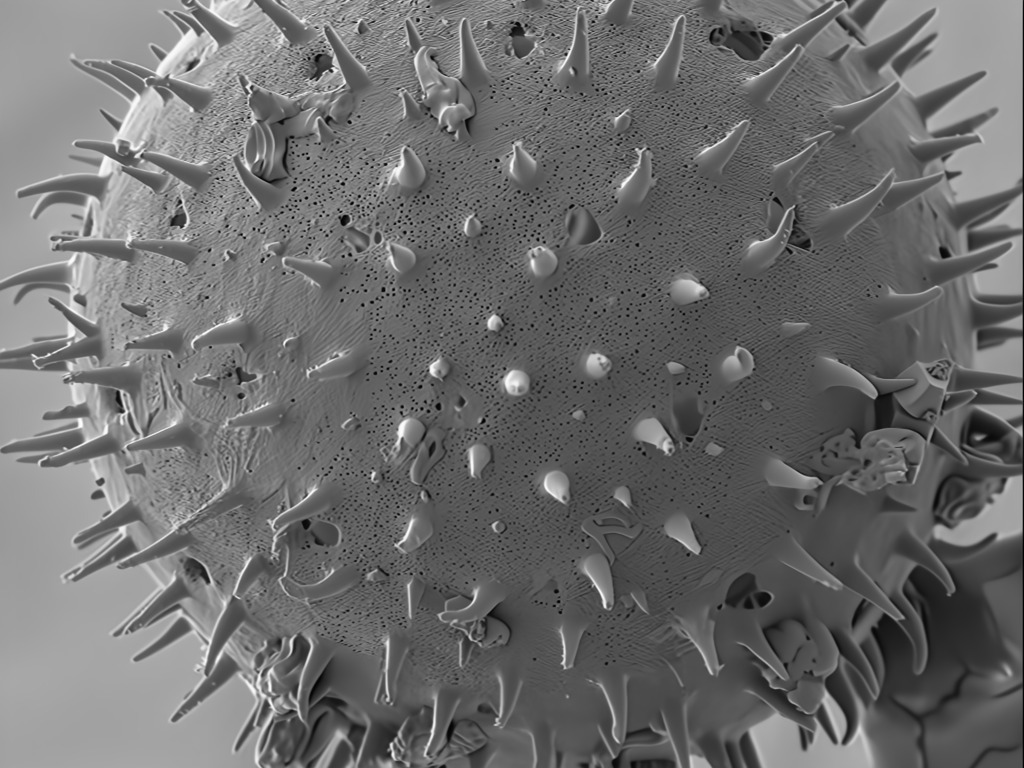
#> input picture sota/SUNet-Transformer/datasets/clean.jpg, 1024 x 768 px
$ python resize.py clean.jpg out.png   (older library calls are emulated)
#> lines starting #> are read from the running program, lines starting #| are printed output that depends on the picture
from PIL import Image
import os, sys


# [6 lines of commented-out code are left out]

image = Image.open(sys.argv[1])
#> image is the input picture: PIL image 1024x768 L; min 0, max 255, mean 108.9
box = (256, 256, 600, 600)
img2 = image.crop(box)
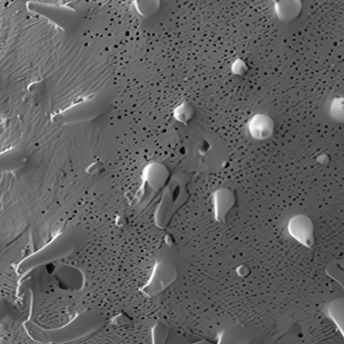
#> img2: PIL image 344x344 L; min 0, max 254, mean 97.1
img2.save(sys.argv[2])

# [12 lines of commented-out code are left out]
